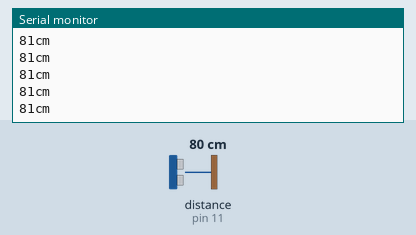
Recording of a sketch running on a simulated Arduino Uno, built with avr-gcc and run on an emulated ATmega328P. Parts: the last lines printed to the serial monitor. The inputs (shaded band) are chosen by the test bench; at power-on: distance to the obstacle (sensor on pin 11) 80 cm. The echo pulse lasts 58.3 µs per cm.

Above: at 1.2 s.
1.3 s: distance to the obstacle (sensor on pin 11) set to 2 cm
At 1.34 s:
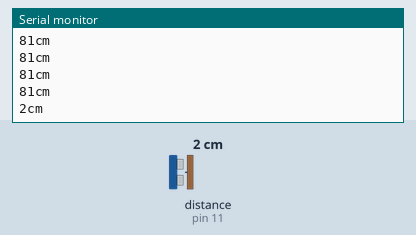
2.8 s: distance to the obstacle (sensor on pin 11) set to 4 cm
At 2.82 s:
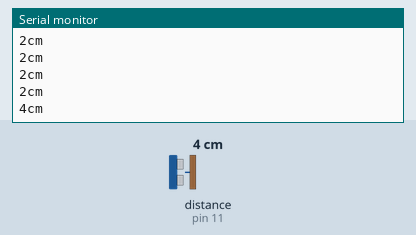
Timing chart, 0 to 5.8 s (numbered marks = the images above; inputs shaded):
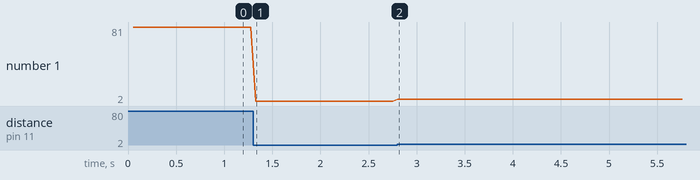

Measured:
- after the input at 1.3 s, the serial monitor: prints a new line at once (image 1)
- after the input at 2.8 s, the serial monitor: prints a new line at once (image 2)
- plotted number 1: 81 → 2 after the input at 1.3 s, 2 → 4 after the input at 2.8 s

The sketch:

SONAR-system.ino
```cpp
#include <NewPing.h>

int trigPin = 9;
int echoPin = 11;

NewPing sonar (trigPin, echoPin, 800);

void setup() {
    Serial.begin(9600);
}

void loop() {
    delay(50);
    unsigned int distance = sonar.ping_cm();
    Serial.print(distance);
    Serial.println("cm");
}
```
